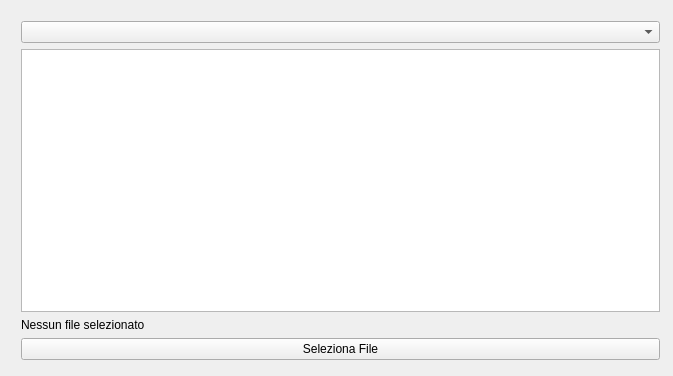
<?xml version="1.0" encoding="UTF-8"?>
<ui version="4.0">
 <class>MainWindow</class>
 <widget class="QMainWindow" name="MainWindow">
  <property name="windowModality">
   <enum>Qt::NonModal</enum>
  </property>
  <property name="geometry">
   <rect>
    <x>0</x>
    <y>0</y>
    <width>673</width>
    <height>376</height>
   </rect>
  </property>
  <property name="sizePolicy">
   <sizepolicy hsizetype="Preferred" vsizetype="Preferred">
    <horstretch>0</horstretch>
    <verstretch>0</verstretch>
   </sizepolicy>
  </property>
  <property name="windowTitle">
   <string>qt_project</string>
  </property>
  <property name="iconSize">
   <size>
    <width>25</width>
    <height>25</height>
   </size>
  </property>
  <widget class="QWidget" name="centralWidget">
   <widget class="QWidget" name="verticalLayoutWidget">
    <property name="geometry">
     <rect>
      <x>10</x>
      <y>10</y>
      <width>661</width>
      <height>361</height>
     </rect>
    </property>
    <layout class="QVBoxLayout" name="verticalLayout">
     <property name="sizeConstraint">
      <enum>QLayout::SetDefaultConstraint</enum>
     </property>
     <item>
      <widget class="QComboBox" name="comboBox"/>
     </item>
     <item>
      <widget class="QTableWidget" name="tableWidget"/>
     </item>
     <item>
      <widget class="QLabel" name="label">
       <property name="text">
        <string>Nessun file selezionato</string>
       </property>
      </widget>
     </item>
     <item>
      <widget class="QPushButton" name="pushButton">
       <property name="text">
        <string>Seleziona File</string>
       </property>
      </widget>
     </item>
    </layout>
   </widget>
  </widget>
 </widget>
 <layoutdefault spacing="6" margin="11"/>
 <resources/>
 <connections/>
</ui>
